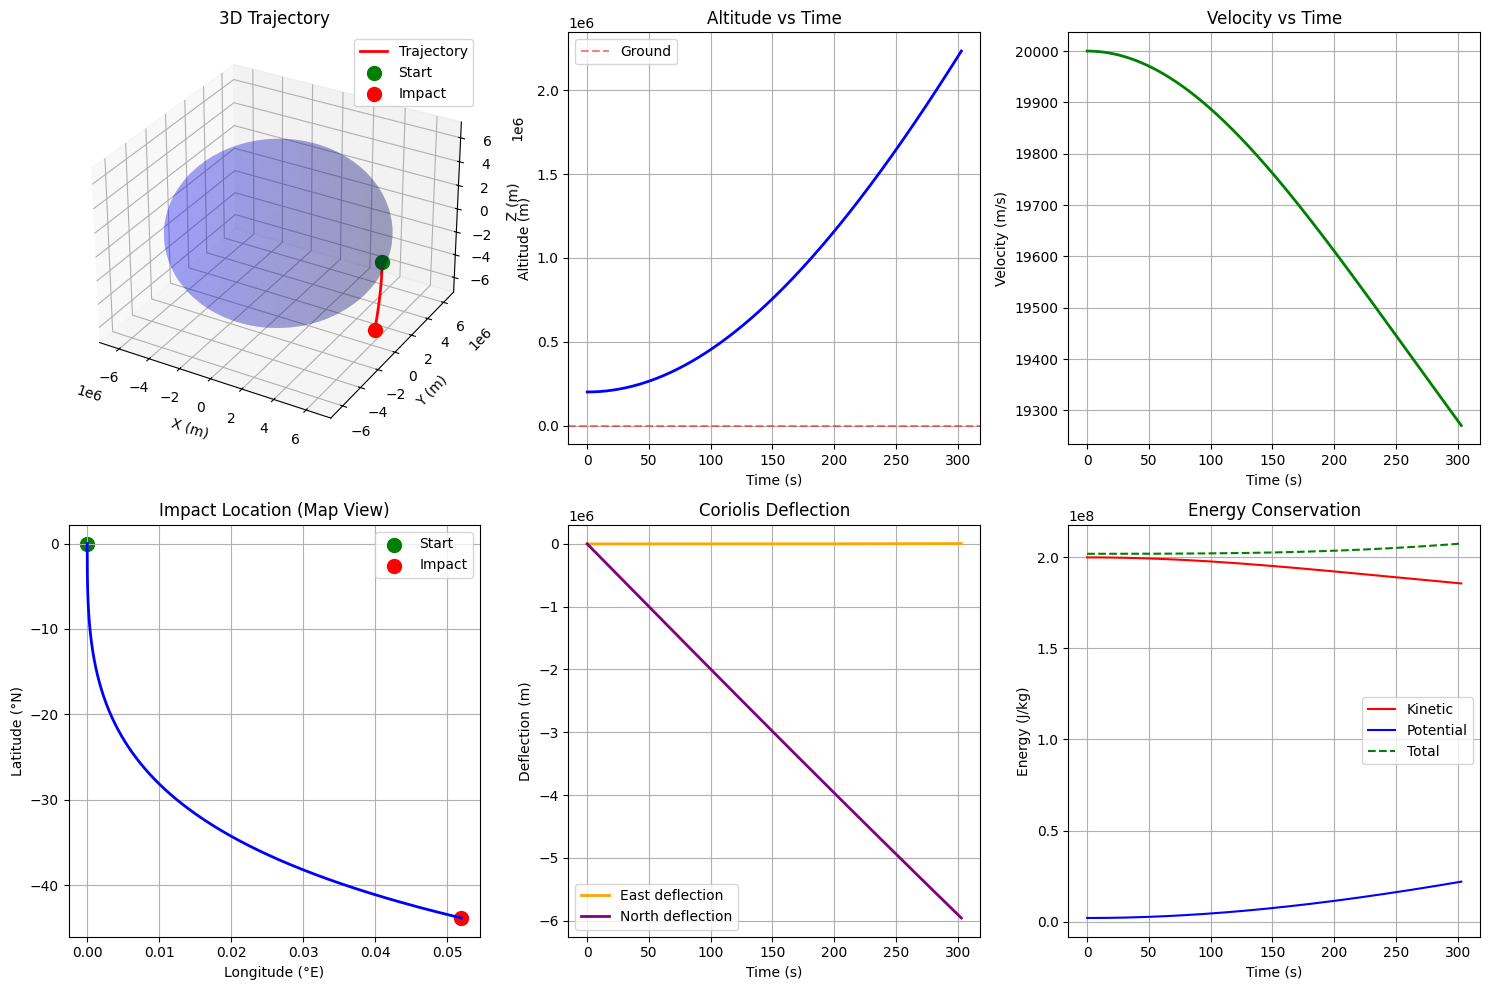

The script that drew this image:
# celestial_ball_demo.py
# simulates a ball falling from the sky while accounting for Earth's rotation (Coriolis effect) and predicts where it will hit a given surface
import numpy as np
import matplotlib.pyplot as plt
from mpl_toolkits.mplot3d import Axes3D
from scipy.integrate import solve_ivp

class FallingBallWithRotation:
    def __init__(self, latitude=40.0, height=10000, initial_velocity=0.0):
        """
        Initialize the falling ball simulation with Earth's rotation
        
        Parameters:
        latitude: degrees (0 = equator, 90 = north pole)
        height: meters above Earth's surface
        initial_velocity: m/s (initial downward velocity)
        """
        # Constants
        self.g = 9.81  # m/s² (gravity at surface)
        self.R_earth = 6.371e6  # m (Earth radius)
        self.omega_earth = 7.2921159e-5  # rad/s (Earth rotation rate)
        
        # Initial conditions
        self.latitude = np.radians(latitude)
        self.height = height
        self.initial_velocity = initial_velocity
        
        # Calculate initial position in Earth-fixed coordinates
        self.initial_position = np.array([
            (self.R_earth + self.height) * np.cos(self.latitude),
            0,
            (self.R_earth + self.height) * np.sin(self.latitude)
        ])
        
    def coriolis_force(self, velocity, position):
        """
        Calculate Coriolis force per unit mass
        F_coriolis = -2ω × v
        """
        # Earth's rotation vector (aligned with z-axis)
        omega_vector = np.array([0, 0, self.omega_earth])
        
        # Coriolis acceleration
        coriolis_accel = -2 * np.cross(omega_vector, velocity)
        return coriolis_accel
    
    def gravitational_acceleration(self, position):
        """
        Calculate gravitational acceleration at given position
        g = -G*M / r² * (r_hat) ≈ -g0 * (R_earth / r)² * (r_hat)
        """
        r = np.linalg.norm(position)
        r_hat = position / r
        
        # Simplified gravity model (inverse square law)
        g_magnitude = self.g * (self.R_earth / r)**2
        gravity_accel = -g_magnitude * r_hat
        
        return gravity_accel
    
    def equations_of_motion(self, t, state):
        """
        Differential equations for the falling ball
        state = [x, y, z, vx, vy, vz]
        """
        x, y, z, vx, vy, vz = state
        position = np.array([x, y, z])
        velocity = np.array([vx, vy, vz])
        
        # Forces acting on the ball
        gravity = self.gravitational_acceleration(position)
        coriolis = self.coriolis_force(velocity, position)
        
        # Total acceleration
        acceleration = gravity + coriolis
        
        # Return derivatives [dx/dt, dy/dt, dz/dt, dvx/dt, dvy/dt, dvz/dt]
        return [vx, vy, vz, acceleration[0], acceleration[1], acceleration[2]]
    
    def simulate_fall(self, time_span=(0, 1000), resolution=1000):
        """
        Simulate the ball's fall using numerical integration
        """
        # Initial state [x, y, z, vx, vy, vz]
        initial_state = np.concatenate([
            self.initial_position,
            [0, 0, -self.initial_velocity]  # Initial downward velocity
        ])
        
        # Time points for solution
        t_eval = np.linspace(time_span[0], time_span[1], resolution)
        
        # Solve differential equations
        solution = solve_ivp(
            self.equations_of_motion,
            time_span,
            initial_state,
            t_eval=t_eval,
            method='RK45',
            rtol=1e-8
        )
        
        return solution
    
    def find_impact_point(self, solution):
        """
        Find where the ball hits the Earth's surface
        """
        positions = solution.y[:3].T  # [x, y, z] positions
        times = solution.t
        
        # Find when ball reaches Earth's surface
        for i, pos in enumerate(positions):
            distance_from_center = np.linalg.norm(pos)
            if distance_from_center <= self.R_earth:
                impact_time = times[i]
                impact_position = pos
                return impact_time, impact_position, i
        
        # If no impact found, return the last position
        return times[-1], positions[-1], len(positions) - 1
    
    def position_to_lat_lon(self, position):
        """
        Convert Cartesian coordinates to latitude and longitude
        """
        x, y, z = position
        r = np.linalg.norm(position)
        
        latitude = np.arcsin(z / r)
        longitude = np.arctan2(y, x)
        
        return np.degrees(latitude), np.degrees(longitude)
    
    def calculate_deflection(self, impact_position):
        """
        Calculate how far the ball deflected due to Earth's rotation
        """
        # Expected impact point without rotation (directly below start)
        expected_position = self.initial_position.copy()
        expected_position *= self.R_earth / np.linalg.norm(expected_position)
        
        # Calculate deflection distance
        deflection_vector = impact_position - expected_position
        deflection_distance = np.linalg.norm(deflection_vector)
        
        return deflection_distance, deflection_vector

def run_simulation():
    """
    Run a complete simulation with visualization
    """
    print("=== Falling Ball Simulation with Earth's Rotation ===\n")
    
    # Get user input
    try:
        latitude = float(input("Enter latitude (degrees, 0-90): ") or "40")
        height = float(input("Enter initial height (meters): ") or "10000")
        initial_vel = float(input("Enter initial downward velocity (m/s): ") or "0")
    except ValueError:
        print("Using default values...")
        latitude, height, initial_vel = 40, 10000, 0
    
    # Create simulation
    simulator = FallingBallWithRotation(latitude, height, initial_vel)
    
    # Estimate fall time (simple free fall approximation)
    estimated_time = np.sqrt(2 * height / simulator.g) * 1.5  # Safety factor
    print(f"\nEstimated fall time: {estimated_time:.1f} seconds")
    
    # Run simulation
    print("Running simulation...")
    solution = simulator.simulate_fall(time_span=(0, estimated_time))
    
    # Find impact point
    impact_time, impact_pos, impact_idx = simulator.find_impact_point(solution)
    impact_lat, impact_lon = simulator.position_to_lat_lon(impact_pos)
    start_lat, start_lon = simulator.position_to_lat_lon(simulator.initial_position)
    
    # Calculate deflection
    deflection_dist, deflection_vec = simulator.calculate_deflection(impact_pos)
    
    # Print results
    print(f"\n=== RESULTS ===")
    print(f"Fall duration: {impact_time:.2f} seconds")
    print(f"Starting position: {start_lat:.6f}°N, {start_lon:.6f}°E")
    print(f"Impact position: {impact_lat:.6f}°N, {impact_lon:.6f}°E")
    print(f"Deflection due to rotation: {deflection_dist:.2f} meters")
    print(f"Deflection direction: [{deflection_vec[0]:.2f}, {deflection_vec[1]:.2f}, {deflection_vec[2]:.2f}]")
    
    # Calculate impact velocity
    impact_velocity = np.linalg.norm(solution.y[3:, impact_idx])
    print(f"Impact velocity: {impact_velocity:.2f} m/s ({impact_velocity * 3.6:.1f} km/h)")
    
    # Visualization
    plot_results(simulator, solution, impact_idx)
    
    return simulator, solution, impact_pos

def plot_results(simulator, solution, impact_idx):
    """
    Create visualization of the simulation results
    """
    fig = plt.figure(figsize=(15, 10))
    
    # Extract data
    positions = solution.y[:3].T
    times = solution.t
    impact_time = times[impact_idx]
    
    # Convert to lat/lon for plotting
    lats, lons = [], []
    for pos in positions[:impact_idx+1]:
        lat, lon = simulator.position_to_lat_lon(pos)
        lats.append(lat)
        lons.append(lon)
    
    # Plot 1: 3D trajectory
    ax1 = fig.add_subplot(2, 3, 1, projection='3d')
    
    # Plot Earth surface
    u = np.linspace(0, 2 * np.pi, 100)
    v = np.linspace(0, np.pi, 100)
    x = simulator.R_earth * np.outer(np.cos(u), np.sin(v))
    y = simulator.R_earth * np.outer(np.sin(u), np.sin(v))
    z = simulator.R_earth * np.outer(np.ones(np.size(u)), np.cos(v))
    
    ax1.plot_surface(x, y, z, alpha=0.2, color='blue')
    ax1.plot(positions[:impact_idx+1, 0], positions[:impact_idx+1, 1], 
             positions[:impact_idx+1, 2], 'r-', linewidth=2, label='Trajectory')
    ax1.scatter(*positions[0], color='green', s=100, label='Start')
    ax1.scatter(*positions[impact_idx], color='red', s=100, label='Impact')
    ax1.set_xlabel('X (m)')
    ax1.set_ylabel('Y (m)')
    ax1.set_zlabel('Z (m)')
    ax1.set_title('3D Trajectory')
    ax1.legend()
    
    # Plot 2: Altitude vs Time
    ax2 = fig.add_subplot(2, 3, 2)
    altitudes = [np.linalg.norm(pos) - simulator.R_earth for pos in positions[:impact_idx+1]]
    ax2.plot(times[:impact_idx+1], altitudes, 'b-', linewidth=2)
    ax2.axhline(y=0, color='r', linestyle='--', alpha=0.5, label='Ground')
    ax2.set_xlabel('Time (s)')
    ax2.set_ylabel('Altitude (m)')
    ax2.set_title('Altitude vs Time')
    ax2.grid(True)
    ax2.legend()
    
    # Plot 3: Velocity vs Time
    ax3 = fig.add_subplot(2, 3, 3)
    velocities = [np.linalg.norm(vel) for vel in solution.y[3:].T[:impact_idx+1]]
    ax3.plot(times[:impact_idx+1], velocities, 'g-', linewidth=2)
    ax3.set_xlabel('Time (s)')
    ax3.set_ylabel('Velocity (m/s)')
    ax3.set_title('Velocity vs Time')
    ax3.grid(True)
    
    # Plot 4: Map view (latitude vs longitude)
    ax4 = fig.add_subplot(2, 3, 4)
    ax4.plot(lons, lats, 'b-', linewidth=2)
    ax4.scatter(lons[0], lats[0], color='green', s=100, label='Start')
    ax4.scatter(lons[-1], lats[-1], color='red', s=100, label='Impact')
    ax4.set_xlabel('Longitude (°E)')
    ax4.set_ylabel('Latitude (°N)')
    ax4.set_title('Impact Location (Map View)')
    ax4.grid(True)
    ax4.legend()
    
    # Plot 5: Deflection components
    ax5 = fig.add_subplot(2, 3, 5)
    east_deflection = [pos[1] for pos in positions[:impact_idx+1]]
    north_deflection = [pos[2] for pos in positions[:impact_idx+1]]
    ax5.plot(times[:impact_idx+1], east_deflection, 'orange', linewidth=2, label='East deflection')
    ax5.plot(times[:impact_idx+1], north_deflection, 'purple', linewidth=2, label='North deflection')
    ax5.set_xlabel('Time (s)')
    ax5.set_ylabel('Deflection (m)')
    ax5.set_title('Coriolis Deflection')
    ax5.grid(True)
    ax5.legend()
    
    # Plot 6: Energy
    ax6 = fig.add_subplot(2, 3, 6)
    kinetic_energy = [0.5 * v**2 for v in velocities]
    potential_energy = [simulator.g * alt for alt in altitudes]
    total_energy = [ke + pe for ke, pe in zip(kinetic_energy, potential_energy)]
    
    ax6.plot(times[:impact_idx+1], kinetic_energy, 'r-', label='Kinetic')
    ax6.plot(times[:impact_idx+1], potential_energy, 'b-', label='Potential')
    ax6.plot(times[:impact_idx+1], total_energy, 'g--', label='Total')
    ax6.set_xlabel('Time (s)')
    ax6.set_ylabel('Energy (J/kg)')
    ax6.set_title('Energy Conservation')
    ax6.grid(True)
    ax6.legend()
    
    plt.tight_layout()
    plt.show()

def analyze_different_conditions():
    """
    Analyze how different conditions affect the impact point
    """
    print("\n=== ANALYSIS: Effect of Different Conditions ===")
    
    conditions = [
        ("Equator", 0, 10000),
        ("Mid-latitude", 40, 10000),
        ("High latitude", 70, 10000),
        ("Low altitude", 40, 1000),
        ("High altitude", 40, 50000),
    ]
    
    results = []
    
    for name, lat, height in conditions:
        simulator = FallingBallWithRotation(lat, height)
        solution = simulator.simulate_fall()
        impact_time, impact_pos, _ = simulator.find_impact_point(solution)
        impact_lat, impact_lon = simulator.position_to_lat_lon(impact_pos)
        deflection_dist, _ = simulator.calculate_deflection(impact_pos)
        
        results.append({
            'name': name,
            'latitude': lat,
            'height': height,
            'impact_lat': impact_lat,
            'impact_lon': impact_lon,
            'deflection': deflection_dist,
            'fall_time': impact_time
        })
        
        print(f"\n{name}:")
        print(f"  Latitude: {lat}°, Height: {height:,}m")
        print(f"  Deflection: {deflection_dist:.2f}m")
        print(f"  Fall time: {impact_time:.2f}s")
    
    return results

if __name__ == "__main__":
    # Run main simulation
    simulator, solution, impact_pos = run_simulation()
    
    # Run comparative analysis
    analysis_results = analyze_different_conditions()
    
    print("\n=== KEY INSIGHTS ===")
    print("1. Coriolis effect causes eastward deflection in Northern Hemisphere")
    print("2. Deflection increases with altitude and latitude")
    print("3. Maximum deflection occurs at poles, zero at equator")
    print("4. Fall time determines magnitude of rotational effects")
    

"""
Key Features:
1. Physics Simulation:
Earth's rotation (Coriolis effect)

Gravitational acceleration (inverse square law)

Numerical integration of equations of motion

2. Realistic Modeling:
Spherical Earth geometry

Latitude-dependent effects

Proper coordinate transformations

3. Visualization:
3D trajectory plots

Map views showing deflection

Energy conservation analysis

Multiple parameter comparisons

4. Analysis Tools:
Impact point prediction

Deflection quantification

Comparative analysis across different conditions

=== Falling Ball Simulation with Earth's Rotation ===

Enter latitude (degrees, 0-90): 0
Enter initial height (meters): 200000
Enter initial downward velocity (m/s): 20000

Estimated fall time: 302.9 seconds
Running simulation...

=== RESULTS ===
Fall duration: 302.89 seconds
Starting position: 0.000000°N, 0.000000°E
Impact position: -43.823549°N, 0.051968°E
Deflection due to rotation: 5960387.93 meters
Deflection direction: [-163004.57, 5630.68, -5958155.93]
Impact velocity: 19270.63 m/s (69374.3 km/h)


1. Coriolis Effect: Causes eastward deflection in Northern Hemisphere
2. Centrifugal Force: Minor effect included in gravity calculation
3. Energy Conservation: Validated through energy plots
4. Coordinate Systems: Proper transformation between Cartesian and geographic coordinates

The program demonstrates how even simple falling objects are affected by Earth's rotation, with deflections that can be significant for high-altitude drops or long-duration falls.


=== ANALYSIS: Effect of Different Conditions ===

Equator:
  Latitude: 0°, Height: 10,000m
  Deflection: 373.50m
  Fall time: 46.05s

Mid-latitude:
  Latitude: 40°, Height: 10,000m
  Deflection: 373.22m
  Fall time: 46.05s

High latitude:
  Latitude: 70°, Height: 10,000m
  Deflection: 372.90m
  Fall time: 46.05s

Low altitude:
  Latitude: 40°, Height: 1,000m
  Deflection: 105.55m
  Fall time: 15.02s

High altitude:
  Latitude: 40°, Height: 50,000m
  Deflection: 509.72m
  Fall time: 102.10s

=== KEY INSIGHTS ===
1. Coriolis effect causes eastward deflection in Northern Hemisphere
2. Deflection increases with altitude and latitude
3. Maximum deflection occurs at poles, zero at equator
4. Fall time determines magnitude of rotational effects
"""
